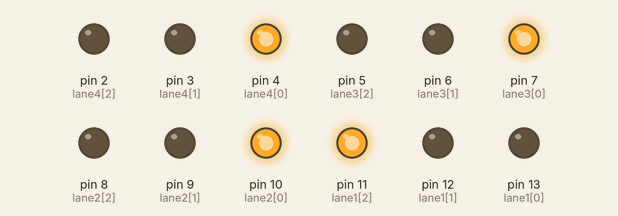
This sketch was run on a simulated Arduino Uno, built with avr-gcc and run on an emulated ATmega328P. On the bench: output pins drawn as LEDs (lit = HIGH).

Above: at 0.1 s.
At 5.1 s:
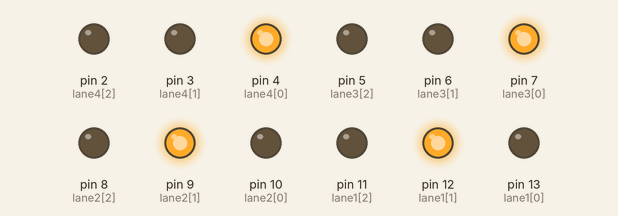
At 12.1 s:
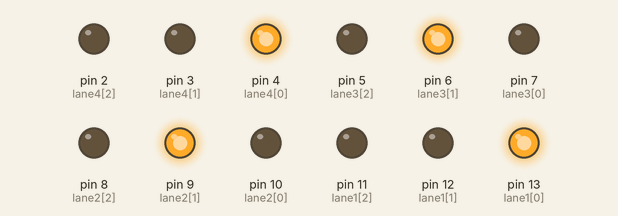
At 19.1 s:
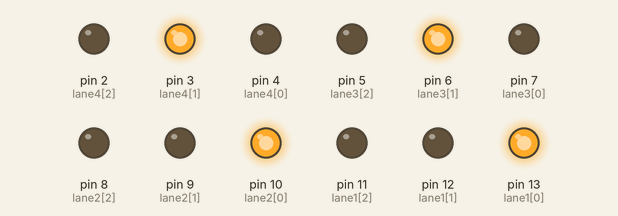
At 26.1 s:
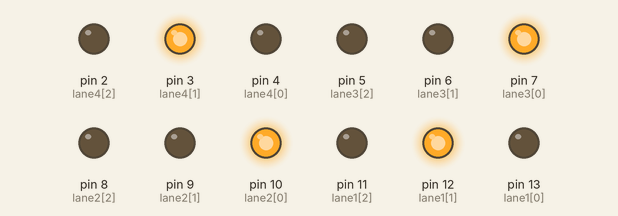
At 35.1 s:
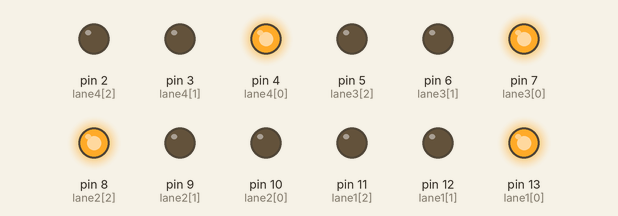
Timing chart, 0 to 36.6 s (numbered marks = the images above):
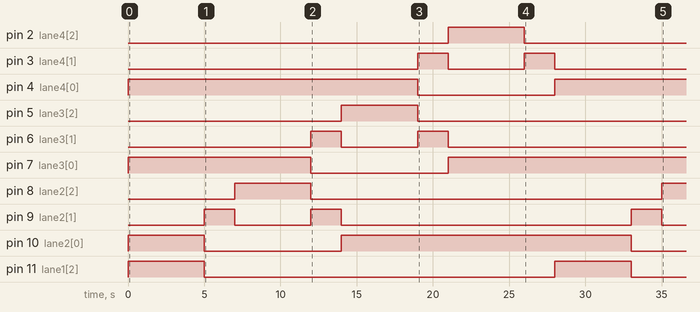

The sketch:

Traffic_Control_System.ino
```cpp
int lane1[]={13,12,11}; // { L1.1, L1.2, L1.3 }  ( RED, Yellow, Green )
int lane2[]={10,9,8};   // { L2.1, L2.2, L2.3 }  ( RED, Yellow, Green )
int lane3[]={7,6,5};    // { L3.1, L3.2, L3.3 }  ( RED, Yellow, Green )
int lane4[]={4,3,2};    // { L4.1, L4.2, L4.3 }  ( RED, Yellow, Green )

void setup() {
  // put your setup code here, to run once:
  for(int i=0;i<3;i++){
    pinMode(lane1[i],OUTPUT);
    pinMode(lane2[i],OUTPUT);
    pinMode(lane3[i],OUTPUT);
    pinMode(lane4[i],OUTPUT);
  }
  for(int i=0;i<3;i++){
    digitalWrite(lane1[i],LOW);
    digitalWrite(lane2[i],LOW);
    digitalWrite(lane3[i],LOW);
    digitalWrite(lane4[i],LOW);
  }

}

void loop() {
  // put your main code here, to run repeatedly:
  digitalWrite(lane1[2],HIGH);
  digitalWrite(lane1[1],LOW);
  digitalWrite(lane2[0],HIGH);
  digitalWrite(lane3[0],HIGH);
  digitalWrite(lane4[0],HIGH);
  digitalWrite(lane4[1],LOW);
  delay(5000);

  digitalWrite(lane1[2],LOW);
  digitalWrite(lane1[1],HIGH);
  digitalWrite(lane2[0],LOW);
  digitalWrite(lane2[1],HIGH);
  delay(2000);

  digitalWrite(lane1[0],HIGH);
  digitalWrite(lane1[1],LOW);
  digitalWrite(lane2[1],LOW);
  digitalWrite(lane2[2],HIGH);
  delay(5000);

  digitalWrite(lane2[2],LOW);
  digitalWrite(lane2[1],HIGH);
  digitalWrite(lane3[0],LOW);
  digitalWrite(lane3[1],HIGH);
  delay(2000);

  digitalWrite(lane2[0],HIGH);
  digitalWrite(lane2[1],LOW);
  digitalWrite(lane3[1],LOW);
  digitalWrite(lane3[2],HIGH);
  delay(5000);

  digitalWrite(lane3[2],LOW);
  digitalWrite(lane3[1],HIGH);
  digitalWrite(lane4[0],LOW);
  digitalWrite(lane4[1],HIGH);
  delay(2000);

  digitalWrite(lane3[0],HIGH);
  digitalWrite(lane3[1],LOW);
  digitalWrite(lane4[1],LOW);
  digitalWrite(lane4[2],HIGH);
  delay(5000);

  digitalWrite(lane1[0],LOW);
  digitalWrite(lane1[1],HIGH);
  digitalWrite(lane4[2],LOW);
  digitalWrite(lane4[1],HIGH);
  delay(2000);

}
```

Measured:
- by itself, pin 2 (lane4[2]): LOW → HIGH at 21.0 s, → LOW 5.0 s later
- by itself, pin 3 (lane4[1]): LOW → HIGH at 19.0 s, → LOW 2.0 s later, → HIGH 5.0 s later, → LOW 2.0 s later, … (4 changes in this stretch)
- by itself, pin 4 (lane4[0]): LOW → HIGH at 0.00 s, → LOW 19.0 s later, → HIGH 9.0 s later
- by itself, pin 5 (lane3[2]): LOW → HIGH at 14.0 s, → LOW 5.0 s later
- by itself, pin 6 (lane3[1]): LOW → HIGH at 12.0 s, → LOW 2.0 s later, → HIGH 5.0 s later, → LOW 2.0 s later, … (4 changes in this stretch)
- by itself, pin 7 (lane3[0]): LOW → HIGH at 0.00 s, → LOW 12.0 s later, → HIGH 9.0 s later
- by itself, pin 8 (lane2[2]): LOW → HIGH at 7.0 s, → LOW 5.0 s later, → HIGH 23.0 s later
- by itself, pin 9 (lane2[1]): goes HIGH 2.0 s, LOW 5.0 s, HIGH 2.0 s, LOW 19.0 s, HIGH 2.0 s, then LOW
